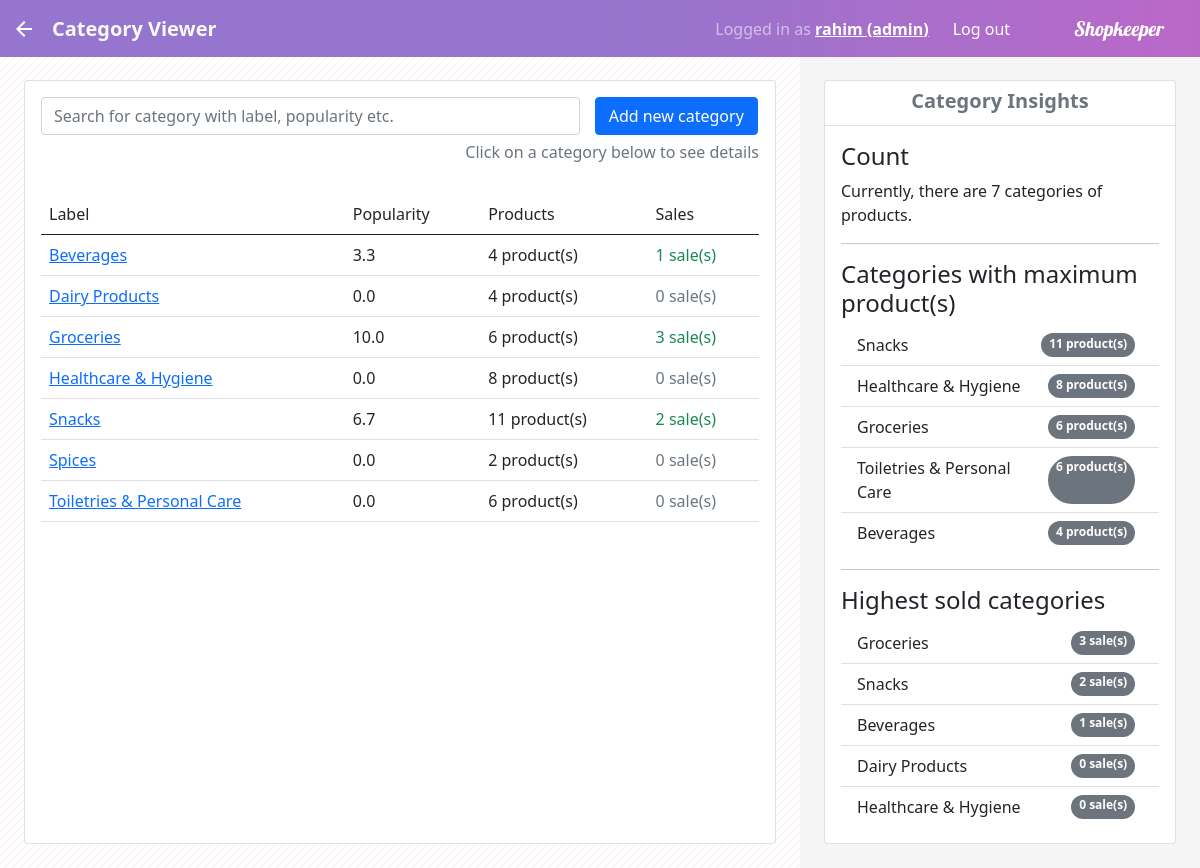
The page /stock/categories/ (signed in) on the database its author committed.
### stock/models.py (models this page shows, shortened)
class Category(models.Model):
    label = models.CharField(max_length=50, blank=False, null=False)
    class Meta:
        ordering = ['label']
    def get_absolute_url(self):
        return reverse('category-detail', args=[str(self.id)])
    @property
    def sale_count(self):
        return ProductSale.objects.filter(product__category=self).count()
    @property
    def product_count(self):
        return self.product_set.count()
    @property
    def weight(self):
        total = ProductSale.objects.count()
        return self.sale_count / total if total != 0 else 0.0
    @property
    def popularity(self):
        highest = max(list(cat.weight for cat in Category.objects.all()))
        return round(self.weight/highest*10.0, 1) if highest != 0.0 else 0.0

### stock/views.py (the view, shortened to what this page needs)
# urls.py: path('categories/', views.CategoryListView.as_view(), name='categories'),
class CategoryListView(LoginRequiredMixin, PermissionRequiredMixin, generic.ListView):
    permission_required = {'stock.view_category',}
    back_url = '/stock/'
    login_url = '/accounts/login/'
    model = models.Category
    queryset = models.Category.objects.all()
    template_name = 'category_list.html'
    def get_context_data(self, *args, **kwargs):
        ctx = super(CategoryListView, self).get_context_data(*args, **kwargs)
        ctx['category_count'] = models.Category.objects.count()
        ctx['categories_max_product'] = sorted(list(category for category in models.Category.objects.all()), key=lambda x:x.product_count, reverse=True)[:5]
        ctx['categories_max_value'] = sorted(list(category for category in models.Category.objects.all()), key=lambda x:x.weight, reverse=True)[:5]
        back = self.request.GET.get('back', None)
        ctx['back_url'] = self.back_url
        return ctx

### stock/templates/category_list.html (shortened to what this page needs)
{% extends 'base_generic.html' %}
{% block dependancy %}
{% load static %}
<link rel="stylesheet" href="{% static 'stock/css/style_category_list.css' %}">
{% endblock %}
{% block navtitle %}Category Viewer{% endblock %}
{% block content %}
<div class="col-sm-8 p-4" id="main_panel">
    <div class="card" id="category_box">
        <div class="row px-3 pt-3">
            <div class="input-group">
                <div class="col-sm-9">
                    <input type="text" id="input_category" class="form-control" placeholder="Search for category with label, popularity etc." aria-label="Cateogry">
                </div>
                <div class="col-sm-3 d-grid ps-3">
                    <a href="{% url 'new-category' %}" class="btn btn-primary">Add new category</a>
                </div>
            </div>
            <h6 class="text-end text-muted py-2">Click on a category below to see details</h6>
        </div>
        <div class="card-body overflow-auto">
            {% if object_list %}
            <table class="table" id="category_list">
                <thead>
                    <tr scope="col">
                        <td>Label</td>
                        <td>Popularity</td>
                        <td>Products</td>
                        <td>Sales</td>
                    </tr>
                </thead>
                <tbody>
                    {% for category in object_list %}
                    <tr>
                        <td><a href="{{ category.get_absolute_url }}">{{ category.label }}</a></td>
                        <td>{{ category.popularity }}</td>
                        <td>{{ category.product_count }} product(s)</td>
                        {% if category.sale_count %}
                        <td><span class="text-success">{{ category.sale_count }} sale(s)</span></td>
                        {% else %}
                        <td><span class="text-secondary">{{ category.sale_count }} sale(s)</span></td>
                        {% endif %}
                    </tr>
                    {% endfor %}
                </tbody>
            </table>
            {% else %}
            <p class="text-justify my-4 text-center">
                No category to show
            </p>
            {% endif %}
        </div>
    </div>
</div>
<div class="col-sm-4 p-4" id="side_panel">
    <div class="card" id="insight_box">
        <div class="pt-2 pb-1 border-bottom text-center text-secondary">
            <h5><strong>Category Insights</strong></h5>
        </div>
        <div class="card-body overflow-auto">
            <h4>Count</h4>
            <p class="text-justify">
                Currently, there are {{ category_count }} categories of products.
            </p>
            <hr>
            <h4>Categories with maximum product(s)</h4>
            {% if categories_max_product %}
            <div class="list-group-flush">
                {% for category in categories_max_product %}
                <a class="list-group-item d-flex justify-content-between" href="{{ category.get_absolute_url }}">{{ category.label }} <span class="badge bg-secondary rounded-pill mx-2">{{ category.product_count }} product(s)</span></a>
                {% endfor %}
            </div>
            {% else %}
            <p class="text-justify mx-auto">
                Not enough product(s)/categorie(s) for this metric
            </p>
            {% endif %}
            <hr>
            <h4>Highest sold categories</h4>
            {% if categories_max_value %}
            <div class="list-group-flush">
                {% for category in categories_max_value %}
                <a class="list-group-item d-flex justify-content-between" href="{{ category.get_absolute_url }}">{{ category.label }} <span class="badge bg-secondary rounded-pill mx-2">{{ category.sale_count }} sale(s)</span></a>
                {% endfor %}
            </div>
            {% else %}
            <p class="text-justify mx-auto">
                Not enough product(s)/categorie(s) for this metric
            </p>
            {% endif %}
        </div>
    </div>
</div>
{% endblock %}

### templates/base_generic.html (shortened to what this page needs)
<!DOCTYPE html>
<html lang="en">
<head>
  <link href="https://cdn.jsdelivr.net/npm/bootstrap@5.0.0-beta3/dist/css/bootstrap.min.css" rel="stylesheet">
  {% load static %}
  <link rel="stylesheet" href="{% static 'css/bootstrap.min.css' %}">
  {% block dependancy %}
  {% endblock %}
</head>
<body style="height:100vh; max-height: 100vh; background-color: white;">
  <nav class="navbar fixed-top navbar-dark" style="background-image: linear-gradient(to right, #9575cd, #9575cd, #ba68c8);">
    <div class="container-fluid">
      <div class="navbar-nav me-3">
        {% if back_url %}
        <a href="{{ back_url }}" class="nav-link active">
          <svg class="d-inline-block align-text-top" xmlns="http://www.w3.org/2000/svg" height="24px" viewBox="0 0 24 24" width="24px" fill="#FFFFFF"><path d="M0 0h24v24H0z" fill="none"/><path d="M20 11H7.83l5.59-5.59L12 4l-8 8 8 8 1.41-1.41L7.83 13H20v-2z"/></svg>
        </a>
        {% endif %}
      </div>
      <div class="navbar-nav me-auto">
        <span class="navbar-text h5 m-0 p-0 text-light fw-bold">{% block navtitle %}{% endblock %}</span>
      </div>
      {% block login %}
      {% if user.is_authenticated %}
      {% if user.is_superuser %}
      <span class="navbar-text ms-auto px-2">Logged in as <strong>{{ user.get_username }} (superuser)</strong></span>
      {% elif user.staff.admin %}
      <span class="navbar-text ms-auto px-2">Logged in as <a href="{% url 'account-detail' %}"><strong>{{ user.get_username }} (admin)</strong></a></span>
      {% else %}
      <span class="navbar-text ms-auto px-2">Logged in as <a href="{% url 'account-detail' %}"><strong>{{ user.get_username }}</strong></a></span>
      {% endif %}
      <div class="navbar-nav px-3 me-4">
        <a class="nav-link active" href="{% url 'logout' %}?next={{ request.path }}">Log out</a>
      </div>
      {% else %}
      <div class="navbar-nav px-3 me-4 ms-auto">
        <a class="nav-link active" href="{% url 'login' %}?next={{ request.path }}">Log in</a>
      </div>
      {% endif %}
      {% endblock %}
      <a class="navbar-brand order-last mx-4" href="{% url 'home' %}" style="font-family: Lobster, cursive;">
        Shopkeeper
      </a>
    </div>
  </nav>
  <div class="container-fluid" style="height:100%; padding-top:56px; background-repeat: repeat; background-image: url({% static 'res/home-bg-tile.png' %});">
    <div class="row" style="height:100%">
    {% block content %}
    {% endblock %}
    </div>
  </div>
</body>
</html>

### stock/static/stock/css/style_category_list.css (style rules this page uses)
#main_panel { height: 100%; max-height: 100%; }
#category_box { height: 100%; max-height: 100%; }
#side_panel { background-color: #f5f5f5; height: 100%; max-height: 100%; }
#insight_box { height: 100%; max-height: 100%; }

### rows shown on the page
Category: label "Beverages", popularity "3.3", product_count "4", sale_count "1"
Category: label "Dairy Products", popularity "0.0", product_count "4", sale_count "0"
Category: label "Groceries", popularity "10.0", product_count "6", sale_count "3"
Category: label "Healthcare & Hygiene", popularity "0.0", product_count "8", sale_count "0"
Category: label "Snacks", popularity "6.7", product_count "11", sale_count "2"
Category: label "Spices", popularity "0.0", product_count "2", sale_count "0"
Category: label "Toiletries & Personal Care", popularity "0.0", product_count "6", sale_count "0"

### other values the page prints
{{ user.get_username }} "rahim"
{{ category_count }} "7"
